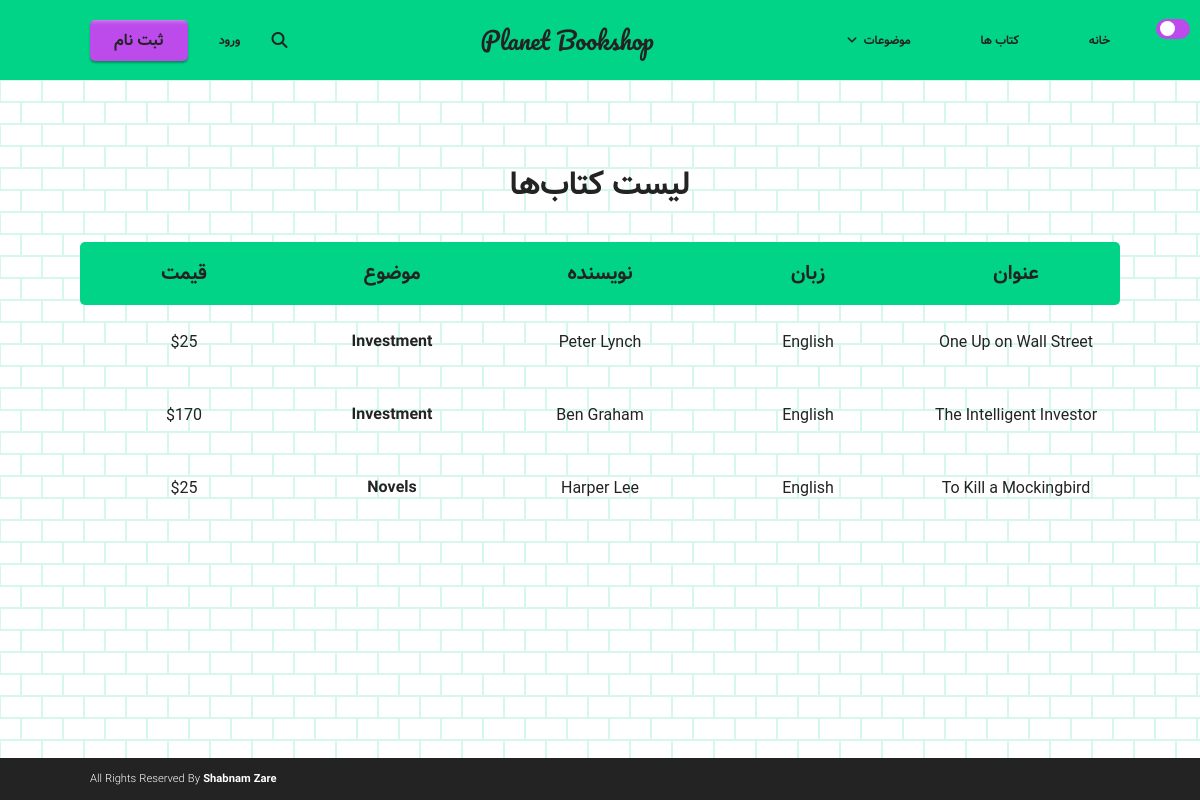
Screenshot of /SearchFunctionality.php with the database file from the repository.
### tables this page shows
CREATE TABLE `book` (
  `BookID` int(9) NOT NULL,
  `AuthorID` int(9) NOT NULL,
  `publisherid` int(9) NOT NULL,
  `categoryid` int(9) NOT NULL,
  `Title` varchar(50) NOT NULL,
  `EditionNumber` int(9) NOT NULL,
  `Language` varchar(15) NOT NULL,
  `Price` float NOT NULL,
  `Descriptions` text NOT NULL
);

CREATE TABLE `author` (
  `AuthorID` int(9) NOT NULL,
  `Firstname` varchar(50) NOT NULL,
  `Lastname` varchar(50) NOT NULL
);

CREATE TABLE `category` (
  `CategoryID` int(9) NOT NULL,
  `Title` varchar(50) NOT NULL
);

### SearchFunctionality.php (the view, shortened to what this page needs)
<?php include "theme/header.php"; ?>
<?php
require_once "includes/Database_Configuration.php";
$conn = new mysqli($servername, $username, $password, $dbname);
$ToBeSearched = $_POST['Search'];
$sql = "SELECT Title,Language,Price,Bookid,Authorid,Categoryid FROM Book WHERE Title Like '%{$ToBeSearched}%' Order By Title";
?>
<main>
	<div class="books__container">
		<h1 data-aos="fade-down" class="section-title">لیست کتاب‌ها</h1>
		<ul  data-aos="fade-down" class="table__columns">
			<li class="table__column"> عنوان </li>
			<li class="table__column"> زبان </li>
			<li class="table__column"> نویسنده </li>
			<li class="table__column"> موضوع </li>
			<li class="table__column"> قیمت </li>
		</ul>
		<?php
			if($result = $conn->query($sql)) {
				while ($row = $result->fetch_row()) {
				$AuthorName = $conn->query("SELECT Firstname,Lastname FROM author WHERE authorid='$row[4]'")->fetch_row();
				$Category = $conn->query("SELECT Title FROM category WHERE categoryid='$row[5]'")->fetch_row();
				echo "<ul data-aos='fade-up' class='book__details__container'><li class='book__details'>$row[0]</li><li class='book__details'>$row[1]</li><li class='book__details'>$AuthorName[0] $AuthorName[1]</li><li class='book__details'><a class='primary-link' href='Category.php?id=$row[5]'>$Category[0]</a></li><li class='book__details'>$$row[2]</li>";
					echo "</ul>";
				}
			}
		?>
	</div>
</main>
<?php include "theme/footer.php"; ?>

### theme/css/shared.css (style rules this page uses)
:root { --primary-color: #01d486; --secondary-color: #bd4beb; --ternary-color: #f5af53; --on-primary: #ffffff; --on-background: #242323; --background: rgb(255, 255, 255); --footer: #242323; --box-shadow: 0 5px 20px 1px #242323; }
.section-title { font-family: "Vazir"; font-weight: bold; font-size: 2rem; }
.column-style, html body main .books__container .table__columns { font-family: "Vazir"; font-size: 1.25rem; font-weight: bold; }
.button-style, .primary-link, html body footer .footer__items__container .footer__item .footer__contact__link, .primary-button, html body main .sidebar__container .sidebar .sidebar__items .sidebar__item .sidebar__link, .primary-button--cta, html body .homepage__herobox__container .herobox__navbar__container .herobox__navbar__items .herobox__navbar__item .herobox__navbar__link--cta, html body .navbar__container div .navbar .navbar__items .navbar__item .navbar__link--cta { font-family: "Vazir"; font-size: 1rem; font-weight: bold; }
.paragraph-style-details, html body main .books__container .book__details__container .book__details { font-family: "Roboto", "Vazir"; font-weight: normal; font-size: 1rem; text-align: center; color: var(--on-background); }
.section-title { font-family: "Vazir"; font-weight: bold; font-size: 2rem; color: var(--on-background); }
.column-style, html body main .books__container .table__columns { font-family: "Vazir"; font-size: 1.25rem; font-weight: bold; color: var(--on-background); }
.primary-link, html body footer .footer__items__container .footer__item .footer__contact__link { text-decoration: none; color: var(--on-background); transition: color 0.3s ease-out 0s; }
* { margin: 0; padding: 0; box-sizing: border-box; }
html { direction: rtl; }
html body { display: flex; flex-direction: column; align-items: center; min-height: 100vh; }
html body main { background-color: var(--on-primary); background-image: var(--background-image); width: 100%; height: 100%; flex: 1 1 auto; display: flex; padding: 5rem 5rem; align-items: flex-start; justify-content: center; }
html body main .books__container { display: flex; flex: 1 1 auto; flex-direction: column; width: 100%; justify-content: center; align-items: center; }
html body main .books__container .table__columns { background-color: var(--primary-color); display: grid; grid-template-columns: 1fr 1fr 1fr 1fr 1fr; grid-template-rows: 100%; width: 100%; list-style: none; align-items: center; justify-items: center; border-radius: 5px; margin-top: 2rem; }
html body main .books__container .table__columns .table__column { margin: 1rem 0; }
html body main .books__container .book__details__container { display: grid; grid-template-columns: 1fr 1fr 1fr 1fr 1fr; grid-template-rows: 100%; width: 100%; list-style: none; align-items: center; justify-items: center; margin: 1.5rem 0; }

### rows the page displays
book: Title "One Up on Wall Street", Language "English", AuthorID.Firstname "Peter", AuthorID.Lastname "Lynch", categoryid.Title "Investment", Price "25"
book: Title "The Intelligent Investor", Language "English", AuthorID.Firstname "Ben", AuthorID.Lastname "Graham", categoryid.Title "Investment", Price "170"
book: Title "To Kill a Mockingbird", Language "English", AuthorID.Firstname "Harper", AuthorID.Lastname "Lee", categoryid.Title "Novels", Price "25"
